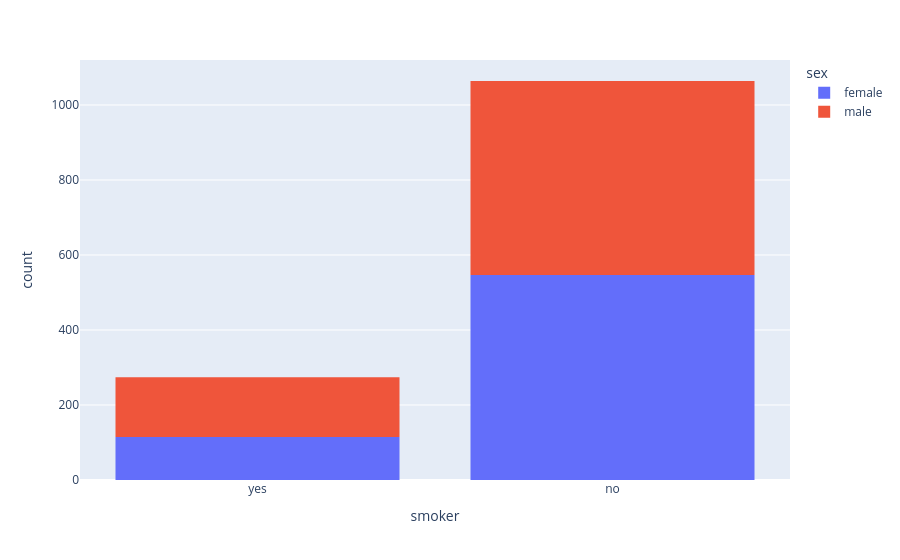

Notebook cell for this chart:
### Code cell
px.histogram(medical_df, x="smoker", color="sex")

### Figure 1 — Plotly figure (JSON) as saved in the notebook; plotly's stock layout.template omitted (floating-point values rounded to 4 significant figures; data arrays with more than 128 entries replaced by an {"elided": "..."} marker saying what was removed)
{"data": [{"alignmentgroup": "True", "bingroup": "x", "hovertemplate": "sex=female<br>smoker=%{x}<br>count=%{y}<extra></extra>", "legendgroup": "female", "marker": {"color": "#636efa", "pattern": {"shape": ""}}, "name": "female", "offsetgroup": "female", "orientation": "v", "showlegend": true, "type": "histogram", "x": {"elided": "662 str values"}, "xaxis": "x", "yaxis": "y"}, {"alignmentgroup": "True", "bingroup": "x", "hovertemplate": "sex=male<br>smoker=%{x}<br>count=%{y}<extra></extra>", "legendgroup": "male", "marker": {"color": "#EF553B", "pattern": {"shape": ""}}, "name": "male", "offsetgroup": "male", "orientation": "v", "showlegend": true, "type": "histogram", "x": {"elided": "676 str values"}, "xaxis": "x", "yaxis": "y"}], "layout": {"barmode": "relative", "legend": {"title": {"text": "sex"}, "tracegroupgap": 0}, "margin": {"t": 60}, "xaxis": {"anchor": "y", "domain": [0, 1], "title": {"text": "smoker"}}, "yaxis": {"anchor": "x", "domain": [0, 1], "title": {"text": "count"}}}}
